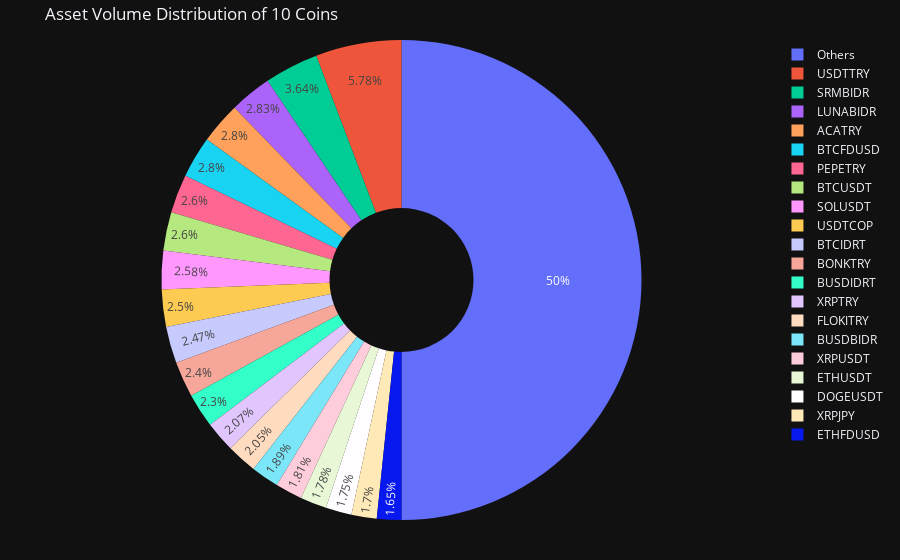

Source (notebook cell):
### Code cell
import plotly.graph_objects as go

volumes_last_observed = [(df['quote_asset_volume'].iloc[-1], df['symbol'].iloc[-1]) for df in all_df]
volumes_last_observed.sort(key= lambda x: x[0], reverse=True)

top_20_and_others = volumes_last_observed[:20] + [(sum((ele[0] for ele in volumes_last_observed[:20])), 'Others')]

fig = go.Figure(data=[go.Pie(
    labels=[ele[1] for ele in top_20_and_others],
    values=[ele[0] for ele in top_20_and_others],
    hole=0.3
    )])

fig.update_layout(
    title="Asset Volume Distribution of 10 Coins",
    template="plotly_dark",
    margin=dict(t=40, b=40, l=40, r=40)
)

fig.show()

### Figure 1 — Plotly figure (JSON) as saved in the notebook; plotly's stock layout.template omitted (floating-point values rounded to 4 significant figures)
{"data": [{"hole": 0.3, "labels": ["USDTTRY", "SRMBIDR", "LUNABIDR", "ACATRY", "BTCFDUSD", "PEPETRY", "BTCUSDT", "SOLUSDT", "USDTCOP", "BTCIDRT", "BONKTRY", "BUSDIDRT", "XRPTRY", "FLOKITRY", "BUSDBIDR", "XRPUSDT", "ETHUSDT", "DOGEUSDT", "XRPJPY", "ETHFDUSD", "Others"], "type": "pie", "values": [4017000000.0, 2532000000.0, 1963000000.0, 1949000000.0, 1944000000.0, 1805000000.0, 1804000000.0, 1796000000.0, 1740328006, 1717000000.0, 1667000000.0, 1595000000.0, 1437000000.0, 1425000000.0, 1311000000.0, 1260000000.0, 1240000000.0, 1216000000.0, 1181000000.0, 1143000000.0, 34740000000.0]}], "layout": {"margin": {"b": 40, "l": 40, "r": 40, "t": 40}, "title": {"text": "Asset Volume Distribution of 10 Coins"}}}
